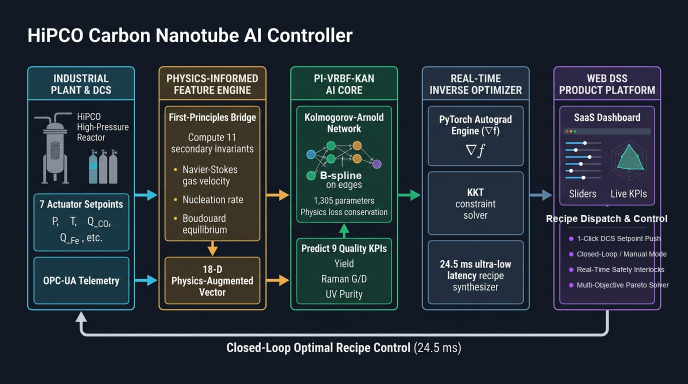
#> input picture product_block_diagram_clean.png, 1376 x 768 px, found by its file name (shown at 1/2 size)
$ python update_block5.py
#> lines starting #> are read from the running program, lines starting #| are printed output that depends on the picture
import cv2
import numpy as np
from PIL import Image, ImageDraw, ImageFont

# Load image
img = Image.open(r"c:\Users\aaksh\Downloads\paper\product_block_diagram_clean.png").copy()
#> img is the input picture: PIL image 1376x768 RGB; mean R, G, B 39.2, 48.4, 57.4

# Full image coordinates:
# Block 5 crop origin was (1090, 150)
# Inner card in crop: x in [32, 216], y in [263, 454]
# In full image:
# x0 = 1090 + 32 = 1122
# x1 = 1090 + 216 = 1306
# y0 = 150 + 263 = 413
# y1 = 150 + 454 = 604

x0, x1 = 1122, 1306
y0, y1 = 413, 604
w = x1 - x0
h = y1 - y0

# Create vertical gradient from [18, 25, 36] to [45, 38, 67]
c_top = np.array([18, 25, 36], dtype=float)
c_bot = np.array([45, 38, 67], dtype=float)

grad = np.zeros((h, w, 3), dtype=np.uint8)
for i in range(h):
    factor = i / float(h - 1)
    grad[i, :, :] = (1.0 - factor) * c_top + factor * c_bot

# Paste gradient into image
img.paste(Image.fromarray(grad), (x0, y0))
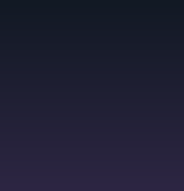
#> grad: shape (191, 184, 3); mean R, G, B 31, 31, 51

draw = ImageDraw.Draw(img)

# Fonts
font_title = ImageFont.truetype("arialbd.ttf", 19)
font_items = ImageFont.truetype("arial.ttf", 14)
font_items_bd = ImageFont.truetype("arialbd.ttf", 14)

# Draw Title
center_x = (x0 + x1) // 2
draw.text((center_x, y0 + 24), "Recipe Dispatch & Control", fill=(255, 255, 255), font=font_title, anchor="mm")

# Subtle separator line under title
draw.line([(x0 + 15, y0 + 42), (x1 - 15, y0 + 42)], fill=(90, 75, 120), width=1)

# Bullet points
items = [
    "1-Click DCS Setpoint Push",
    "Closed-Loop / Manual Mode",
    "Real-Time Safety Interlocks",
    "Multi-Objective Pareto Solver"
]

start_y = y0 + 64
line_spacing = 31

for i, text in enumerate(items):
    y_pos = start_y + i * line_spacing
    # Draw a small cyan/violet bullet dot
    draw.ellipse([(x0 + 16, y_pos - 4), (x0 + 24, y_pos + 4)], fill=(168, 85, 247))
    draw.text((x0 + 32, y_pos), text, fill=(241, 245, 249), font=font_items, anchor="lm")

# Save
out_path = r"c:\Users\aaksh\Downloads\paper\product_block_diagram_clean.png"
img.save(out_path)
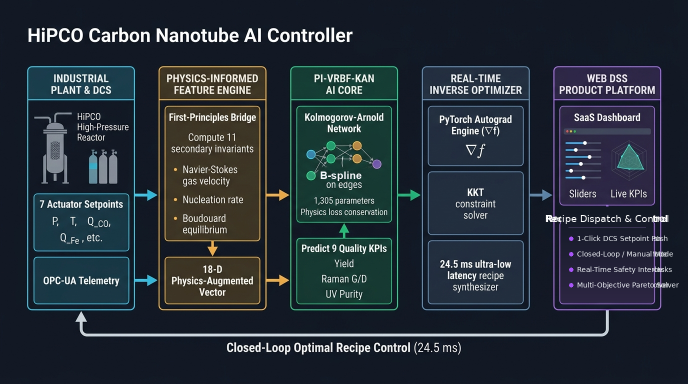
#> saved as product_block_diagram_clean.png: PIL image 1376x768 RGB (shown at 1/2 size); mean R, G, B 39.2, 48.5, 57.4

# Verify with crop
crop = img.crop((1090, 150, 1345, 620))
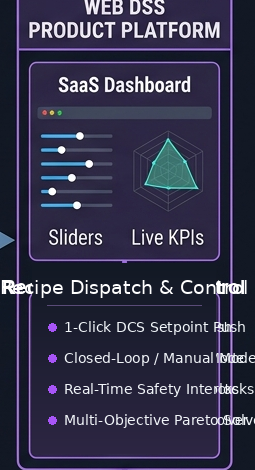
#> crop: PIL image 255x470 RGB; mean R, G, B 52.4, 51.5, 74.9
crop.save('block5_crop_no_personas.png')
print("[SUCCESS] Block 5 updated without personas")
